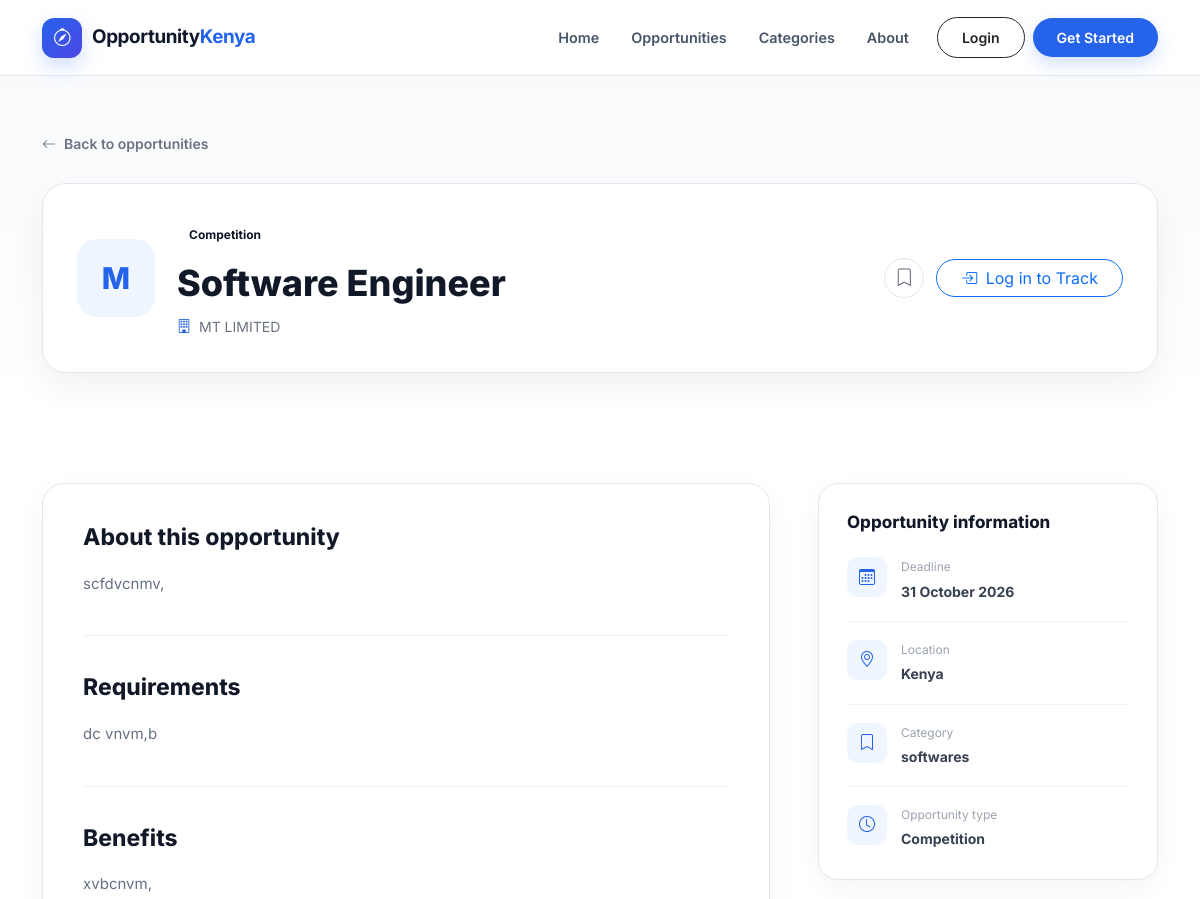
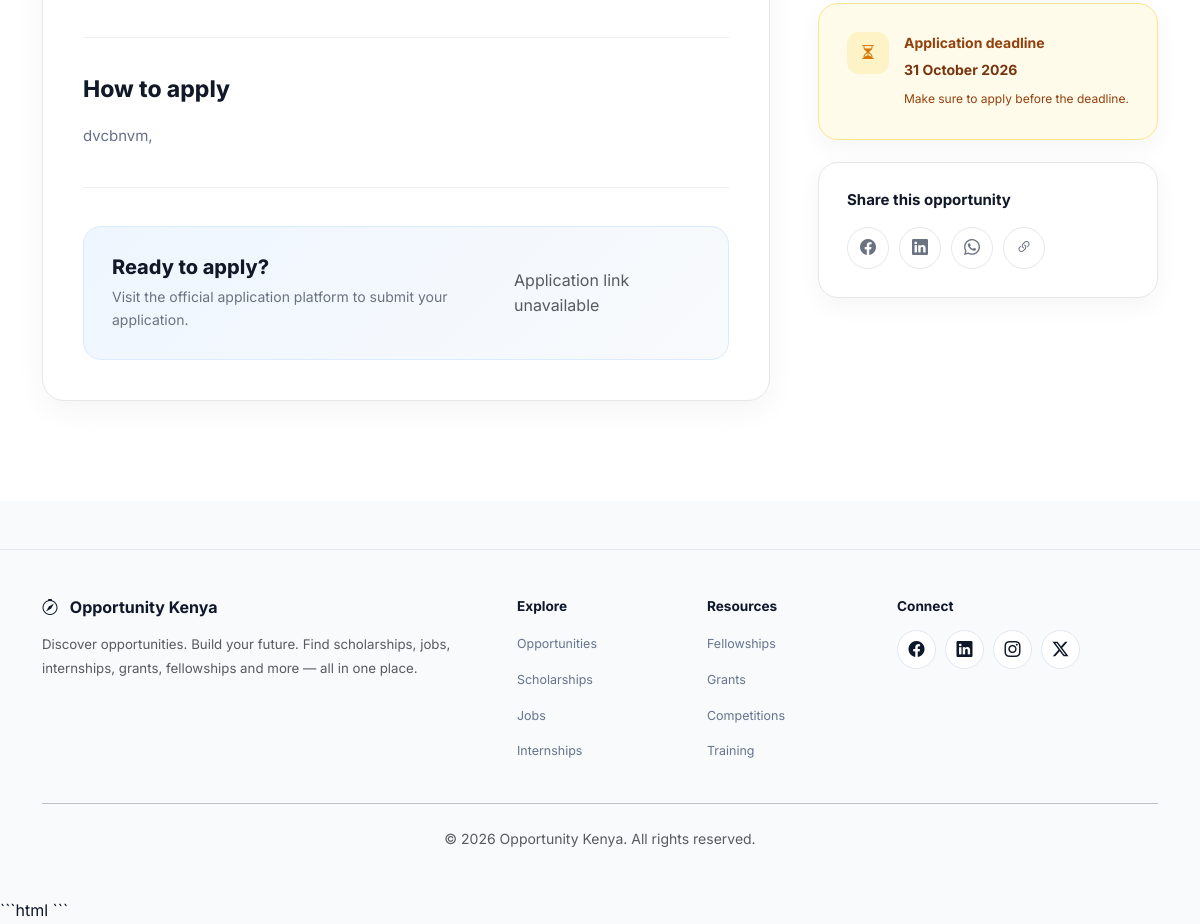
Page /opportunities/software-engineer/ on the committed database (2 pictures, top to bottom).
### opportunity/models.py (models this page shows, shortened)
class Opportunity(models.Model):
    OPPORTUNITY_TYPES = [
        ("scholarship", "Scholarship"),
        ("job", "Job"),
        ("internship", "Internship"),
        ("fellowship", "Fellowship"),
        ("grant", "Grant"),
        ("competition", "Competition"),
        ("training", "Training"),
        ("volunteering", "Volunteering"),
    ]
    title = models.CharField(max_length=255)
    slug = models.SlugField(max_length=280, unique=True, blank=True)
    organization = models.CharField(max_length=255)
    category = models.ForeignKey(
        Category,
        on_delete=models.PROTECT,
        related_name="opportunities"
    )
    opportunity_type = models.CharField(
        max_length=30,
        choices=OPPORTUNITY_TYPES
    )
    description = models.TextField()
    requirements = models.TextField(blank=True)
    benefits = models.TextField(blank=True)
    how_to_apply = models.TextField(blank=True)
    location = models.CharField(
        max_length=255,
        default="Kenya"
    )
    deadline = models.DateField(null=True, blank=True)
    application_url = models.URLField(
        max_length=500,
        blank=True
    )
    image = models.ImageField(
        upload_to="opportunities/",
        blank=True,
        null=True
    )
    is_featured = models.BooleanField(default=False)
    is_published = models.BooleanField(default=True)
    views_count = models.PositiveIntegerField(default=0)
    created_at = models.DateTimeField(auto_now_add=True)
    updated_at = models.DateTimeField(auto_now=True)
    class Meta:
        ordering = ["-created_at"]

class Category(models.Model):
    name = models.CharField(max_length=100, unique=True)
    slug = models.SlugField(max_length=120, unique=True, blank=True)
    description = models.TextField(blank=True)
    icon = models.CharField(max_length=100, blank=True)
    is_active = models.BooleanField(default=True)
    class Meta:
        verbose_name_plural = "Categories"
        ordering = ["name"]

### opportunity/views.py (the view)
# urls.py: path("opportunities/<slug:slug>/",views.opportunity_detail,name="opportunity_detail"),
def opportunity_detail(request, slug):
    opportunity = get_object_or_404(
        Opportunity.objects.select_related("category"),
        slug=slug,
        is_published=True,
    )
    Opportunity.objects.filter(pk=opportunity.pk).update(
        views_count=opportunity.views_count + 1
    )
    return render(
        request,
        "opportunity/opportunity_detail.html",
        {
            "opportunity": opportunity,
        },
    )

### opportunity/templates/opportunity/opportunity_detail.html (shortened to what this page needs)
{% extends "opportunity/base.html" %}
{% load static %}
{% block content %}
<section class="opportunity-detail-header">
    <div class="container">
    <a href="{% url 'opportunities' %}" class="back-link">
        <i class="bi bi-arrow-left"></i>
        Back to opportunities
    </a>
    <div class="detail-header-card">
        <div class="detail-header-main">
            <div class="detail-logo">
                {{ opportunity.organization|first|upper }}
            </div>
            <div class="detail-heading">
                <span class="opportunity-type">
                    {{ opportunity.get_opportunity_type_display }}
                </span>
                <h1>{{ opportunity.title }}</h1>
                <p class="organization-name">
                    <i class="bi bi-building"></i>
                    {{ opportunity.organization }}
                </p>
            </div>
        </div>
        <div class="detail-actions">
            <button
                type="button"
                class="save-btn {% if opportunity.id in saved_opportunity_ids %}saved{% endif %}"
                data-opportunity-id="{{ opportunity.id }}"
                aria-label="Save opportunity"
                title="Save opportunity"
            >
                <i class="bi {% if opportunity.id in saved_opportunity_ids %}bi-bookmark-fill{% else %}bi-bookmark{% endif %}"></i>
            </button>
            {% if user.is_authenticated %}
                <form
                    method="post"
                    action="{% url 'track_application' opportunity.id %}"
                    class="d-inline"
                >
                    {% csrf_token %}
                    <button
                        type="submit"
                        class="btn btn-outline-primary rounded-pill px-4"
                    >
                        <i class="bi bi-check2-circle me-1"></i>
                        Track My Application
                    </button>
                </form>
            {% else %}
                <a
                    href="{% url 'login' %}?next={{ request.path|urlencode }}"
                    class="btn btn-outline-primary rounded-pill px-4"
                >
                    <i class="bi bi-box-arrow-in-right me-1"></i>
                    Log in to Track
                </a>
            {% endif %}
        </div>
    </div>
</div>
</section>
<section class="opportunity-detail-section">
    <div class="container">
    <div class="row gx-5 gy-5">
        <div class="col-lg-8">
            <article class="detail-content-card">
                <div class="detail-section">
                    <h2>About this opportunity</h2>
                    <div class="detail-description">
                        {{ opportunity.description|linebreaks }}
                    </div>
                </div>
                <div class="detail-section">
                    <h2>Requirements</h2>
                    {% if opportunity.requirements %}
                        <div class="detail-description">
                            {{ opportunity.requirements|linebreaks }}
                        </div>
                    {% else %}
                        <p class="text-muted">
                            No specific requirements have been provided.
                        </p>
                    {% endif %}
                </div>
                <div class="detail-section">
                    <h2>Benefits</h2>
                    {% if opportunity.benefits %}
                        <div class="detail-description">
                            {{ opportunity.benefits|linebreaks }}
                        </div>
                    {% else %}
                        <p class="text-muted">
                            No benefits information has been provided.
                        </p>
                    {% endif %}
                </div>
                <div class="detail-section">
                    <h2>How to apply</h2>
                    {% if opportunity.how_to_apply %}
                        <div class="detail-description">
                            {{ opportunity.how_to_apply|linebreaks }}
                        </div>
                    {% else %}
                        <p class="text-muted">
                            Application instructions have not been provided yet.
                        </p>
                    {% endif %}
                </div>
                <div class="detail-apply-box">
                    <div>
                        <h3>Ready to apply?</h3>
                        <p>
                            Visit the official application platform
                            to submit your application.
                        </p>
                    </div>
                    {% if opportunity.application_url %}
                        <a
                            href="{{ opportunity.application_url }}"
                            target="_blank"
                            rel="noopener noreferrer"
                            class="btn btn-primary rounded-pill px-4"
                        >
                            Apply Now
                            <i class="bi bi-arrow-up-right ms-1"></i>
                        </a>
                    {% else %}
                        <span class="text-muted">
                            Application link unavailable
                        </span>
                    {% endif %}
                </div>
            </article>
        </div>
        <div class="col-lg-4">
            <aside class="detail-sidebar">
                <div class="detail-info-card">
                    <h4>Opportunity information</h4>
                    <div class="info-item">
                        <div class="info-icon">
                            <i class="bi bi-calendar3"></i>
                        </div>
                        <div>
                            <span>Deadline</span>
                            <strong>
                                {% if opportunity.deadline %}
                                    {{ opportunity.deadline|date:"d F Y" }}
                                {% else %}
                                    No deadline
                                {% endif %}
                            </strong>
                        </div>
                    </div>
                    <div class="info-item">
                        <div class="info-icon">
                            <i class="bi bi-geo-alt"></i>
                        </div>
                        <div>
                            <span>Location</span>
                            <strong>
                                {{ opportunity.location|default:"Not specified" }}
                            </strong>
                        </div>
                    </div>
                    <div class="info-item">
                        <div class="info-icon">
                            <i class="bi bi-bookmark"></i>
                        </div>
                        <div>
                            <span>Category</span>
                            <strong>{{ opportunity.category.name }}</strong>
                        </div>
                    </div>
                    <div class="info-item">
                        <div class="info-icon">
                            <i class="bi bi-clock"></i>
                        </div>
                        <div>
                            <span>Opportunity type</span>
                            <strong>
                                {{ opportunity.get_opportunity_type_display }}
                            </strong>
                        </div>
                    </div>
                </div>
                {% if opportunity.deadline %}
                    <div class="deadline-card">
                        <div class="deadline-icon">
                            <i class="bi bi-hourglass-split"></i>
                        </div>
                        <div>
                            <strong>Application deadline</strong>
                            <p>
                                {{ opportunity.deadline|date:"d F Y" }}
                            </p>
                            <small>
                                Make sure to apply before the deadline.
                            </small>
                        </div>
                    </div>
                {% endif %}
                <div class="share-card">
                    <h5>Share this opportunity</h5>
                    <div class="share-buttons">
                        <button type="button" aria-label="Share on Facebook">
                            <i class="bi bi-facebook"></i>
                        </button>
                        <button type="button" aria-label="Share on LinkedIn">
                            <i class="bi bi-linkedin"></i>
                        </button>
                        <button type="button" aria-label="Share on WhatsApp">
                            <i class="bi bi-whatsapp"></i>
                        </button>
                        <button type="button" aria-label="Copy link">
                            <i class="bi bi-link-45deg"></i>
                        </button>
                    </div>
                </div>
            </aside>
        </div>
    </div>
</div>
</section>
{% endblock %}

### rows in the picture
Opportunity: organization|first "M", opportunity_type "Competition", title "Software Engineer", organization "MT LIMITED", description "scfdvcnmv,", requirements "dc vnvm,b", benefits "xvbcnvm,", how_to_apply "dvcbnvm,", deadline "31 October 2026", location "Kenya", category.name "softwares"
